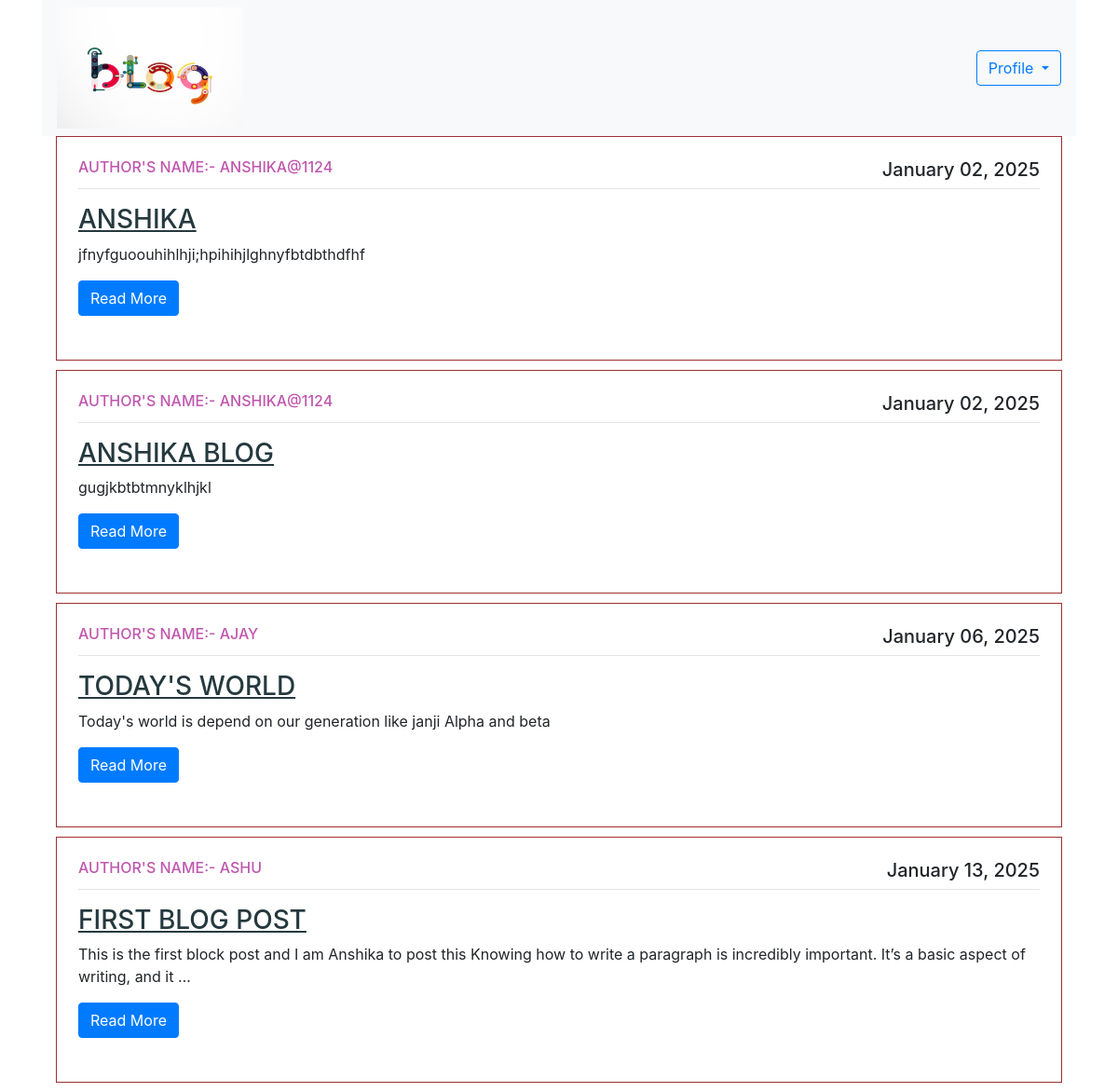
The app's page /base/ with its own data.
### blogapp/models.py (models this page shows)
class Post(models.Model):
    title = models.CharField(max_length=100)
    content = models.TextField()
    date_posted = models.DateTimeField(default=timezone.now)
    author = models.ForeignKey(User, on_delete=models.CASCADE)
    def __str__(self):
        return self.title

### blogapp/views.py (the view)
# urls.py: path('base/', views.base, name='base'),
def base(request):
    posts = Post.objects.all()
    print(posts)
    return render(request, 'base.html', {'posts': posts})

### blogapp/templates/base.html (shortened to what this page needs)
{% extends 'home.html' %}
{% block content %}
{% load static %}
<div class="container ">
<nav class="navbar navbar-expand-lg navbar-light bg-light w-200 height-150"  >
	<div class="collapse navbar-collapse" id="navbarSupportedContent">
		<ul class="navbar-nav mr-auto ">
			<li><a href="base/"><img class="w-300" height="130" width="200" src="{% static 'base.avif' %}" alt=""></a></li>
		</ul>
		<form class="form-inline my-2 my-lg-0">
			<div class="dropdown">
				<button class="btn btn-outline-primary dropdown-toggle" type="button" id="dropdownMenuButton"
					data-toggle="dropdown" aria-haspopup="true" aria-expanded="false">
					Profile
				</button>
			</div>
		</form>
	</div>
</nav>
<div class="container custom-container" style="max-width: 1350px; ">
        {% for post in posts%}
	<article class="media content-section">
		<div class="media-body" style="border: 1px solid rgb(158, 48, 48); padding: 23px; margin-bottom: 10px;">
			<div class="article-metadata">
<h6 class="text-uppercase" style="text-align:left;float:left; color: #c057ae;">Author's Name:-  {{ post.author }}</h6>
				<h5 style="text-align:right;float:right;">{{ post.date_posted|date:"F d, Y" }}</h5>
				<hr style="clear:both;" />
			</div>
			<h3 class="text-uppercase" style="color: rgb(37, 57, 63); text-decoration:underline;">{{ post.title }}</h3>
			<p class="article-content">{{ post.content | truncatewords:30 }}</p>
			<a href="{% url 'post_detail' post.pk %}" class="btn btn-primary">Read More</a>
			<br><br>
		</div>
	</article>
	{% endfor %}
</div>
</div>
{% endblock %}

### blogapp/templates/home.html (style rules this page uses)
.custom-container { max-width: 1450px; }

### records on screen
Post: author "ANSHIKA@1124", date_posted "January 02, 2025", title "ANSHIKA", content "jfnyfguoouhihlhji;hpihihjlghnyfbtdbthdfhf"
Post: author "ANSHIKA@1124", date_posted "January 02, 2025", title "ANSHIKA BLOG", content "gugjkbtbtmnyklhjkl"
Post: author "AJAY", date_posted "January 06, 2025", title "TODAY'S WORLD", content "Today's world is depend on our generation like janji Alpha and beta"
Post: author "ASHU", date_posted "January 13, 2025", title "FIRST BLOG POST", content "This is the first block post and I am Anshika to post this Knowing how to write a paragraph is incredibly important. It’s a basic aspect of writing, and it …"
